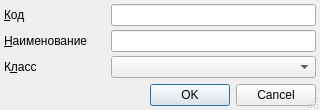
<?xml version="1.0" encoding="UTF-8"?>
<ui version="4.0">
 <class>ItemEditorDialog</class>
 <widget class="QDialog" name="ItemEditorDialog">
  <property name="geometry">
   <rect>
    <x>0</x>
    <y>0</y>
    <width>320</width>
    <height>110</height>
   </rect>
  </property>
  <property name="windowTitle">
   <string>ChangeMe!</string>
  </property>
  <property name="sizeGripEnabled">
   <bool>true</bool>
  </property>
  <layout class="QGridLayout">
   <property name="margin">
    <number>4</number>
   </property>
   <property name="spacing">
    <number>4</number>
   </property>
   <item row="0" column="0">
    <widget class="QLabel" name="lblCode">
     <property name="sizePolicy">
      <sizepolicy hsizetype="Maximum" vsizetype="Preferred">
       <horstretch>0</horstretch>
       <verstretch>0</verstretch>
      </sizepolicy>
     </property>
     <property name="text">
      <string>&amp;Код</string>
     </property>
     <property name="buddy">
      <cstring>edtCode</cstring>
     </property>
    </widget>
   </item>
   <item row="0" column="1" colspan="2">
    <widget class="QLineEdit" name="edtCode">
     <property name="maxLength">
      <number>8</number>
     </property>
    </widget>
   </item>
   <item row="5" column="0">
    <spacer>
     <property name="orientation">
      <enum>Qt::Vertical</enum>
     </property>
     <property name="sizeHint" stdset="0">
      <size>
       <width>103</width>
       <height>16</height>
      </size>
     </property>
    </spacer>
   </item>
   <item row="6" column="0" colspan="3">
    <widget class="QDialogButtonBox" name="buttonBox">
     <property name="standardButtons">
      <set>QDialogButtonBox::Cancel|QDialogButtonBox::Ok</set>
     </property>
    </widget>
   </item>
   <item row="2" column="0">
    <widget class="QLabel" name="lblClass">
     <property name="sizePolicy">
      <sizepolicy hsizetype="Maximum" vsizetype="Preferred">
       <horstretch>0</horstretch>
       <verstretch>0</verstretch>
      </sizepolicy>
     </property>
     <property name="text">
      <string>К&amp;ласс</string>
     </property>
     <property name="buddy">
      <cstring>cmbClass</cstring>
     </property>
    </widget>
   </item>
   <item row="2" column="1" colspan="2">
    <widget class="QComboBox" name="cmbClass"/>
   </item>
   <item row="1" column="0">
    <widget class="QLabel" name="lblName">
     <property name="text">
      <string>&amp;Наименование</string>
     </property>
     <property name="buddy">
      <cstring>edtName</cstring>
     </property>
    </widget>
   </item>
   <item row="1" column="1" colspan="2">
    <widget class="QLineEdit" name="edtName"/>
   </item>
  </layout>
 </widget>
 <tabstops>
  <tabstop>edtCode</tabstop>
  <tabstop>edtName</tabstop>
  <tabstop>cmbClass</tabstop>
  <tabstop>buttonBox</tabstop>
 </tabstops>
 <resources/>
 <connections>
  <connection>
   <sender>buttonBox</sender>
   <signal>accepted()</signal>
   <receiver>ItemEditorDialog</receiver>
   <slot>accept()</slot>
   <hints>
    <hint type="sourcelabel">
     <x>159</x>
     <y>176</y>
    </hint>
    <hint type="destinationlabel">
     <x>159</x>
     <y>96</y>
    </hint>
   </hints>
  </connection>
  <connection>
   <sender>buttonBox</sender>
   <signal>rejected()</signal>
   <receiver>ItemEditorDialog</receiver>
   <slot>reject()</slot>
   <hints>
    <hint type="sourcelabel">
     <x>159</x>
     <y>176</y>
    </hint>
    <hint type="destinationlabel">
     <x>159</x>
     <y>96</y>
    </hint>
   </hints>
  </connection>
 </connections>
</ui>
